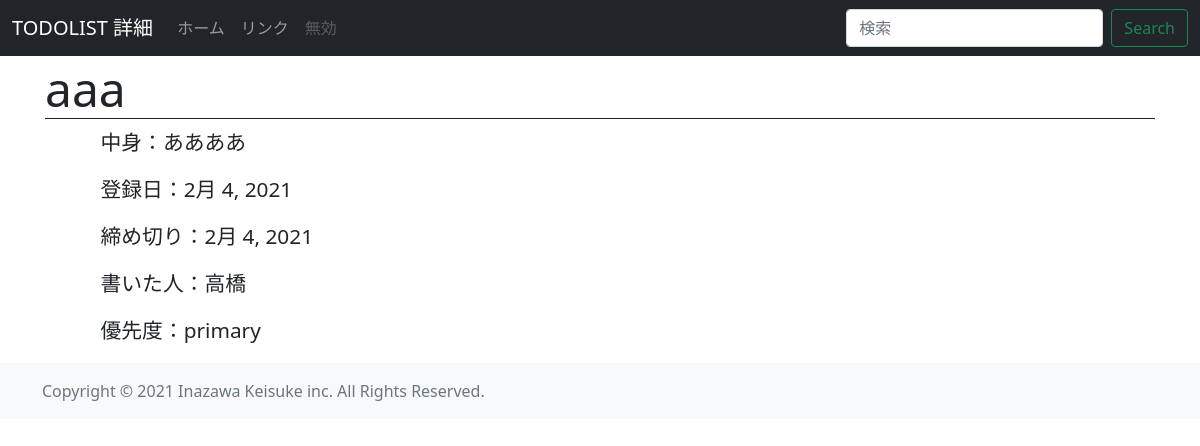
Screenshot of /detail/1 (signed in) with the database file from the repository.
### todo/models.py (models this page shows, shortened)
class todoModel(models.Model):
    title = models.CharField(max_length=50)
    content = models.TextField()
    author = models.CharField(max_length=50)
    dateline = models.DateField(null=True)
    now_date = models.DateField(auto_now=True,null=True)
    priority= models.CharField(
        max_length=50,
        choices=choice
    )

### todo/views.py (the view)
# urls.py: path("detail/<int:pk>", detailfunc , name="detail"),
@login_required
def detailfunc(request,pk):
    todoModels = todoModel.objects.get(pk=pk)
    return render(request,'detail.html',{"todoModels":todoModels})

### templates/detail.html (shortened to what this page needs)
{% extends "base.html" %}
{% load static %}
{% block customcss %}
<link href="https://getbootstrap.com/docs/5.0/dist/css/bootstrap.min.css" rel="stylesheet"
>
<link rel="stylesheet" href="{% static 'styledetail.css' %}">
{% endblock customcss %}
{% block content %}
<body>
    <header>
        <nav class="navbar navbar-expand-md navbar-dark fixed-top bg-dark">
            <div class="container-fluid">
                <a class="navbar-brand" href="#">TODOLIST 詳細</a>
                <div class="collapse navbar-collapse" id="navbarCollapse">
                    <ul class="navbar-nav me-auto mb-2 mb-md-0">
                        <li class="nav-item active">
                            <a class="nav-link" aria-current="page" href="{% url 'list' %}">ホーム</a>
                        </li>
                        <li class="nav-item">
                            <a class="nav-link" href="#">リンク</a>
                        </li>
                        <li class="nav-item">
                            <a class="nav-link disabled" href="#" tabindex="-1" aria-disabled="true">無効</a>
                        </li>
                    </ul>
                    <form class="d-flex">
                        <input class="form-control me-2" type="search" placeholder="検索" aria-label="Search">
                        <button class="btn btn-outline-success" type="submit">Search</button>
                    </form>
                </div>
            </div>
        </nav>
    </header>
    <main class="flex-shrink-0 main">
        <div class="container">
            <div id="centers">
                <div class="detail">
                    <h1>{{ todoModels.title }} </h1>
                    <p>中身：{{ todoModels.content }}</p>
                    <p>登録日：{{ todoModels.now_date }}</p>
                    <p>締め切り：{{ todoModels.dateline }}</p>
                    <p>書いた人：{{ todoModels.author }}</p>
                    <p>優先度：{{ todoModels.priority }}</p>
                </div>
            </div>
        </div>
    </main>
    <footer class="footer mt-auto py-3 bg-light">
        <div class="container">
            <span class="text-muted">Copyright © 2021 Inazawa Keisuke inc. All Rights Reserved.</span>
        </div>
    </footer>
</body>
{% endblock content %}

### static/styledetail.css (style rules this page uses)
main > .container { padding: 60px 15px 0; }
h1 { border-bottom: solid 1px rgb(34, 33, 33); font-size: 3rem; color: #212529; }
p { padding-left: 5%; font-size: 1.3rem; color: #212529; }

### rows the page displays
todoModel: title "aaa", content "ああああ", now_date "2月 4, 2021", dateline "2月 4, 2021", author "高橋", priority "primary"
